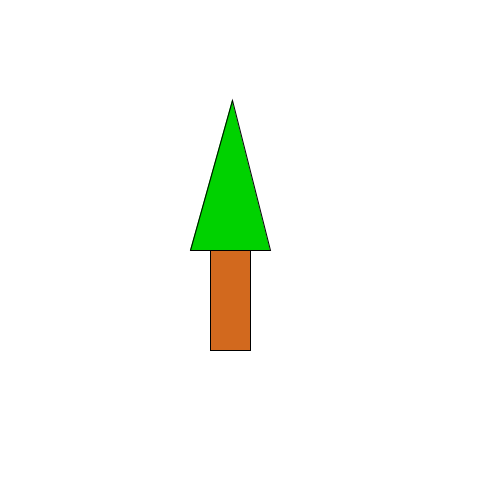
Frame 1 (no input)
Frame 60 (the mouse pressed at the canvas centre just before this capture): identical to frame 1, image omitted
Frame 120 (the mouse held since frame 60 and released just before this capture): identical to frame 1, image omitted

The Processing sketch that drew this single still picture (run headless with seeded random() and noise(); from frame 60 on, the mouse is pressed at the canvas centre):

// Processing sketch: H09_OPD_9
// ── H09_OPD_9.pde


void setup(){
size(500,500);

}

void draw(){
  background(255,255,255);
 MijnVoid(); 
}

void MijnVoid(){
   fill(210,105,30);
   rect(210,250,40,100);
   fill(0,210,0);
   triangle(190,250,270,250,232,100);
   
  
  
}
